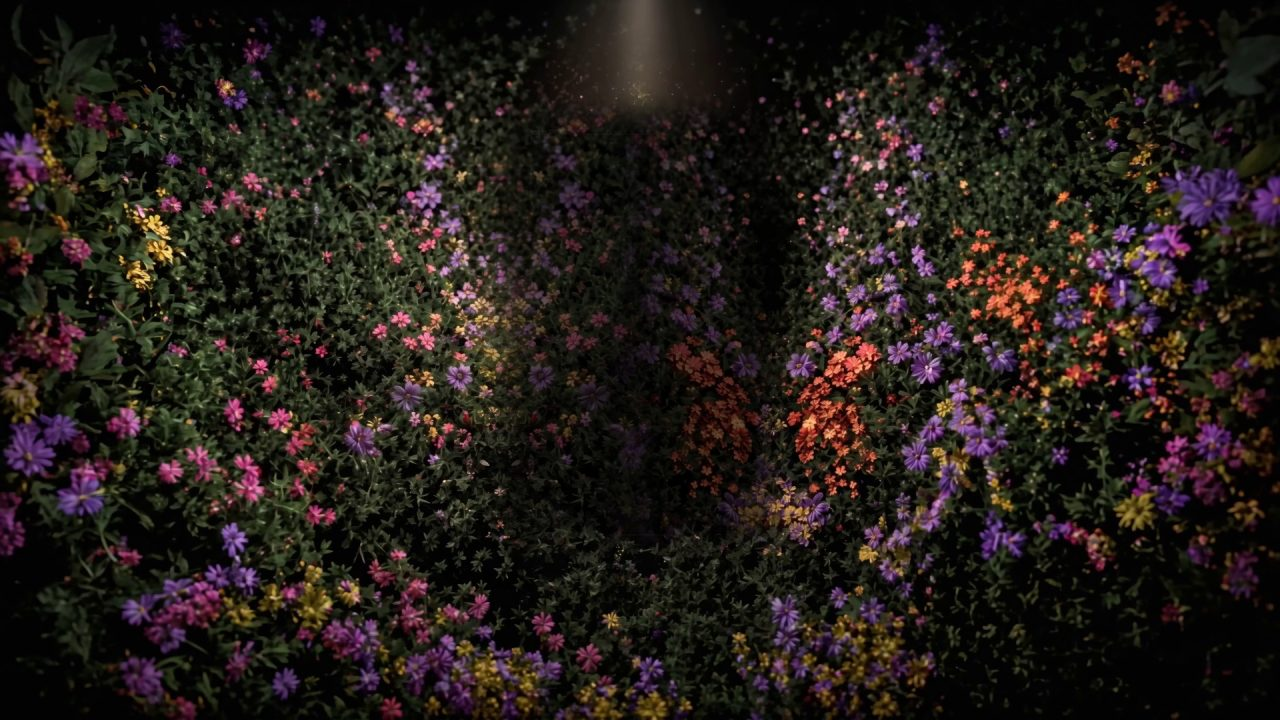
#> input picture assets/img/flores-fin-poster.jpg, 1280 x 720 px
$ python final_escena.py ../assets/img/luisa-final.webp ../assets/img/flores-fin-poster.jpg
#> lines starting #> are read from the running program, lines starting #| are printed output that depends on the picture
"""Escena del final: video de flores sin puerta + Luisa de pie donde estaba la puerta + flores por delante.

Uso: python tools/final_escena.py <original.mp4> [luisa-recortada.png|webp]
Salida: assets/video/flores-fin-d.mp4 (1280 px), flores-fin-m.mp4 (celular, recorte central) y assets/img/flores-fin-poster.jpg
Ella se compone dentro del video para que quede alineada con las flores en cualquier pantalla.
"""
import sys, pathlib, subprocess
import numpy as np, cv2
from PIL import Image

ROOT = pathlib.Path(__file__).resolve().parent.parent
V = ROOT / "assets" / "video"
src = sys.argv[1]
cut = Image.open(sys.argv[2] if len(sys.argv) > 2 else ROOT / "assets" / "img" / "luisa-final.webp").convert("RGBA")

cap = cv2.VideoCapture(src)
W, H, FPS = int(cap.get(3)), int(cap.get(4)), cap.get(5)

# --- puerta (mismo relleno de tools/quitar_puerta.py) ---
X0, X1, Y0, Y1 = 755, 1155, 165, 795
CX = 955
AXL, AXR = 750, 1160
xs = np.arange(W)
m = np.zeros((H, W), np.float32); m[Y0:Y1, X0:X1] = 1
M = cv2.GaussianBlur(m, (0, 0), 22)[..., None]
sl = np.clip(2 * AXL - xs, 0, W - 1); sr = np.clip(2 * AXR - xs, 0, W - 1)
wr = np.clip((xs - CX + 60) / 120, 0, 1); wr = (wr * wr * (3 - 2 * wr))[None, :, None]
dark = (0.42 - .12 * np.exp(-((xs - CX) / 110.0) ** 2))[None, :, None]

# --- ella: alto ~65 % del cuadro, cabeza donde empezaba la puerta ---
HER_H, HER_TOP = 760, 200
hw = round(cut.width * HER_H / cut.height)
#> hw = 1351
her = cut.resize((hw, HER_H), Image.LANCZOS)
a = np.asarray(her).astype(np.float32)
rgb, al = a[..., :3], a[..., 3] / 255
#> al: shape (760, 1351) float32; every value is 1
yy = np.arange(HER_H)[:, None]
al = al * np.clip((HER_H - 1 - yy) / 190.0, 0, 1) ** 1.4              # el vestido se desvanece abajo (lo tapan las flores)
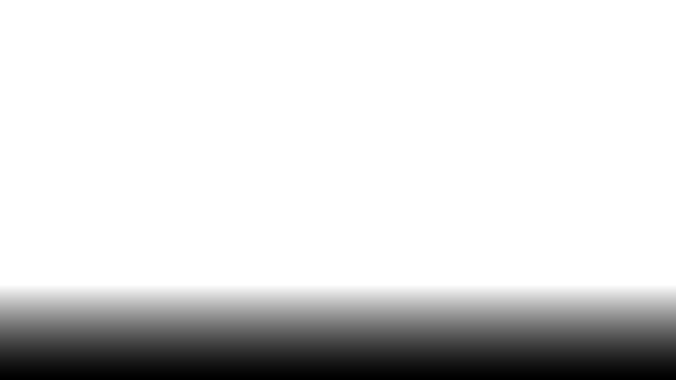
#> al: shape (760, 1351) float64 (shown at 1/2 size); min 0, max 1, mean 0.854
# los lados del vestido salen cortados por el borde de la foto: se difuminan en la zona del vestido
xx = np.arange(hw)[None, :] / hw
rx = np.clip(np.minimum(xx, 1 - xx) / .24, 0, 1); rx = rx * rx * (3 - 2 * rx)
wz = np.clip((yy / HER_H - .40) / .15, 0, 1)
al = al * (1 - wz * (1 - rx))
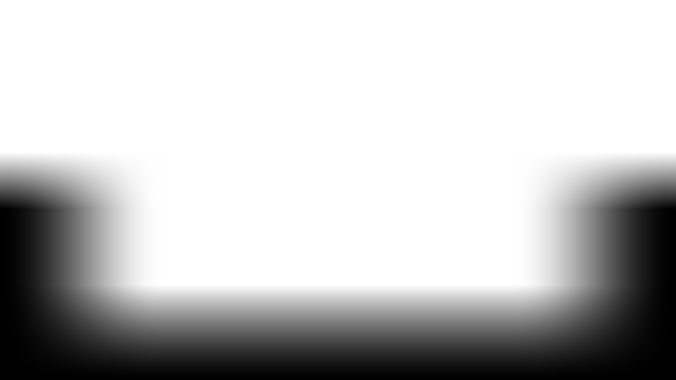
#> al: shape (760, 1351) float64 (shown at 1/2 size); min 0, max 1, mean 0.763
al = cv2.GaussianBlur(al, (0, 0), .7)
# integrar con la luz de la escena: más oscura, cálida, y más iluminada arriba (haz de luz)
lum = ((0.80 + 0.20 * np.clip(1 - yy / (HER_H * .8), 0, 1)) * (1 - .5 * np.clip((yy / HER_H - .55) / .45, 0, 1) ** 1.5))[..., None]
tint = np.array([1.0, .93, .90], np.float32)                      # BGR después del paso a cv2: se ajusta abajo
rgb = rgb * lum
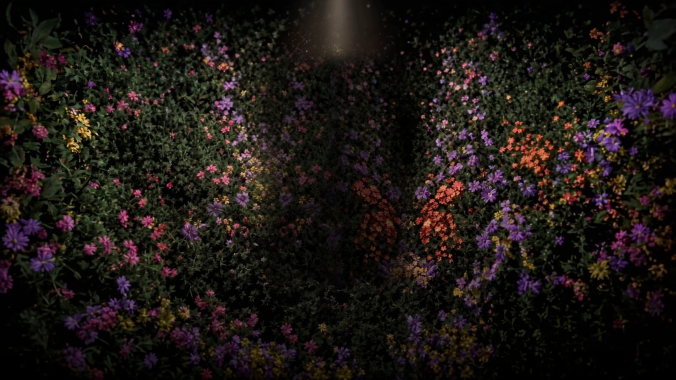
#> rgb: shape (760, 1351, 3) float64 (shown at 1/2 size); mean R, G, B 29.5, 23.7, 20.3
gray = rgb.mean(2, keepdims=True); rgb = gray + (rgb - gray) * .9     # un poco menos de saturación
#> after `gray = rgb.mean(2, keepdims=True)`:
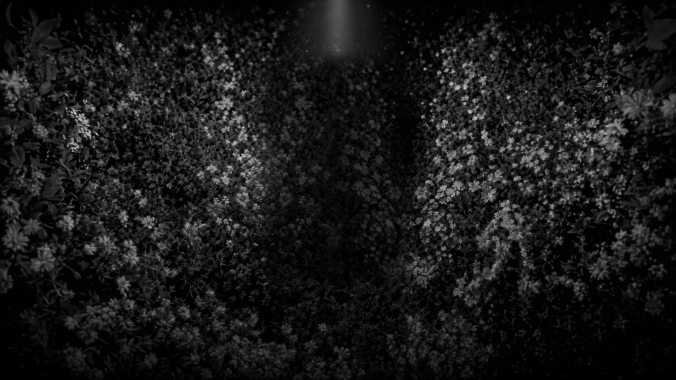
#> gray: shape (760, 1351, 1) float64 (shown at 1/2 size); min 0, max 209.8, mean 24.5
rgb = np.clip(rgb * np.array([.96, .98, 1.0], np.float32), 0, 255)    # RGB: algo más cálido
her_bgr = rgb[..., ::-1].copy()
ox, oy = CX - hw // 2, HER_TOP
#> ox = 280; oy = 200
ya, yb = oy, min(H, oy + HER_H); xa, xb = max(0, ox), min(W, ox + hw)
#> after `ya, yb = (oy, min(H, oy + HER_H))`: ya = 200; yb = 960
#> after `xa, xb = (max(0, ox), min(W, ox + hw))`: xa = 280; xb = 1024
hs = (slice(ya - oy, yb - oy), slice(xa - ox, xb - ox))


def guardar(ruta, img, *params):
    ruta = pathlib.Path(ruta); ruta.write_bytes(cv2.imencode(ruta.suffix, img, list(params))[1].tobytes())


def ffmpeg(out, vf):
#> (the run stopped early here; a loop or call above may not have finished)
